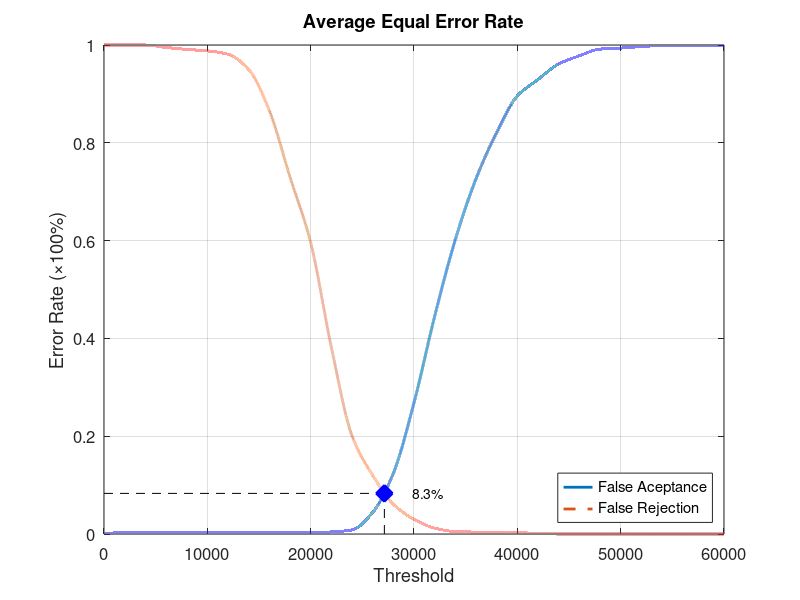
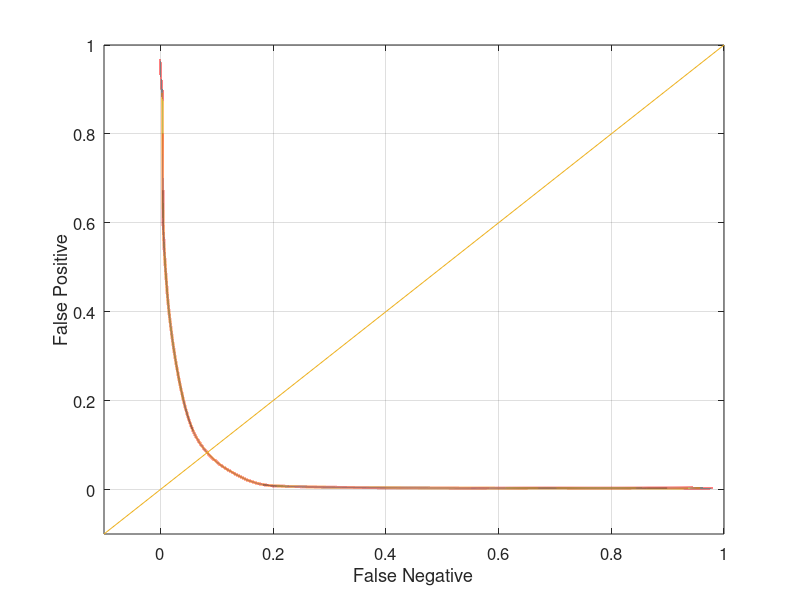

Reproduce these figures in MATLAB, in order.
function yEER = Database1Average
close all;
clear;
clc;
x = 0:2000:60000;
xq = 0:0.5:60000;

y0 = [0 0.0031579 0.0031579 0.0031579 0.0031579 0.0031579 0.0031579 0.0031579 0.0031579 0.0031579 0.0031579 0.00421053 0.00842105 0.0442105 0.124211 0.268421 0.445263 0.602105 0.726316 0.821053 0.89579 0.929474 0.961053 0.977895 0.991579 0.993684 0.996842 0.998947 0.998947 0.998947 1];
yy0 = interp1(x, y0, xq, 'pchip');
y1 = [1 1 1 0.995 0.991 0.988 0.981 0.95 0.866 0.73 0.596 0.382 0.201 0.12 0.061 0.03 0.012 0.005 0.004 0.004 0.003 0.001 0 0 0 0 0 0 0 0 0];
yy1 = interp1(x, y1, xq, 'pchip');

% Calculating EER: 
y2 = abs(y0 - y1);
find(y2 == min(y2))
yy2 = abs(yy0 - yy1);
xEER = find(yy2 == min(yy2));
xEERIndex = xq(xEER) % X-axis EER
yEER = yy0(xEER) % Y-axis EER

main = figure
plot(xq, yy0,'-','LineWidth', 2);	hold on
plot(xq, yy1,'--','LineWidth', 2);	hold on
plot([xEERIndex xEERIndex], [0 yEER], 'k--');	hold on
plot([0 xEERIndex], [yEER yEER], 'k--');	hold on
plot(xEERIndex, yEER, 'bx', 'LineWidth', 10);	hold on
text(xEERIndex + 10 * xEERIndex / 100, yEER, [num2str(round((10000 * yEER)) / 100) '%'])
legend('False Aceptance', 'False Rejection', 'Location', 'SouthEast')
xlabel('Threshold')
ylabel('Error Rate (\times100%)')
title('Average Equal Error Rate')
set(gca, 'FontSize', 12)
axis([0 60000 0 1])
grid on

print(main, 'Database1AverageMain', '-dpng');
FNRxFPR = figure('Color', [1 1 1]);
plot(yy1, yy0, '-', yy1, yy0, 'LineWidth', 2);
hold on
y = -0.1:0.1:1
plot(y, y); 
set(gca, 'FontSize', 12)
xlabel('False Negative')
ylabel('False Positive')
axis([-0.1 1 -0.1 1])
set(gca, 'FontSize', 12)
grid on

print(FNRxFPR, 'Database1AverageFNRxFPR','-dpng');
end
